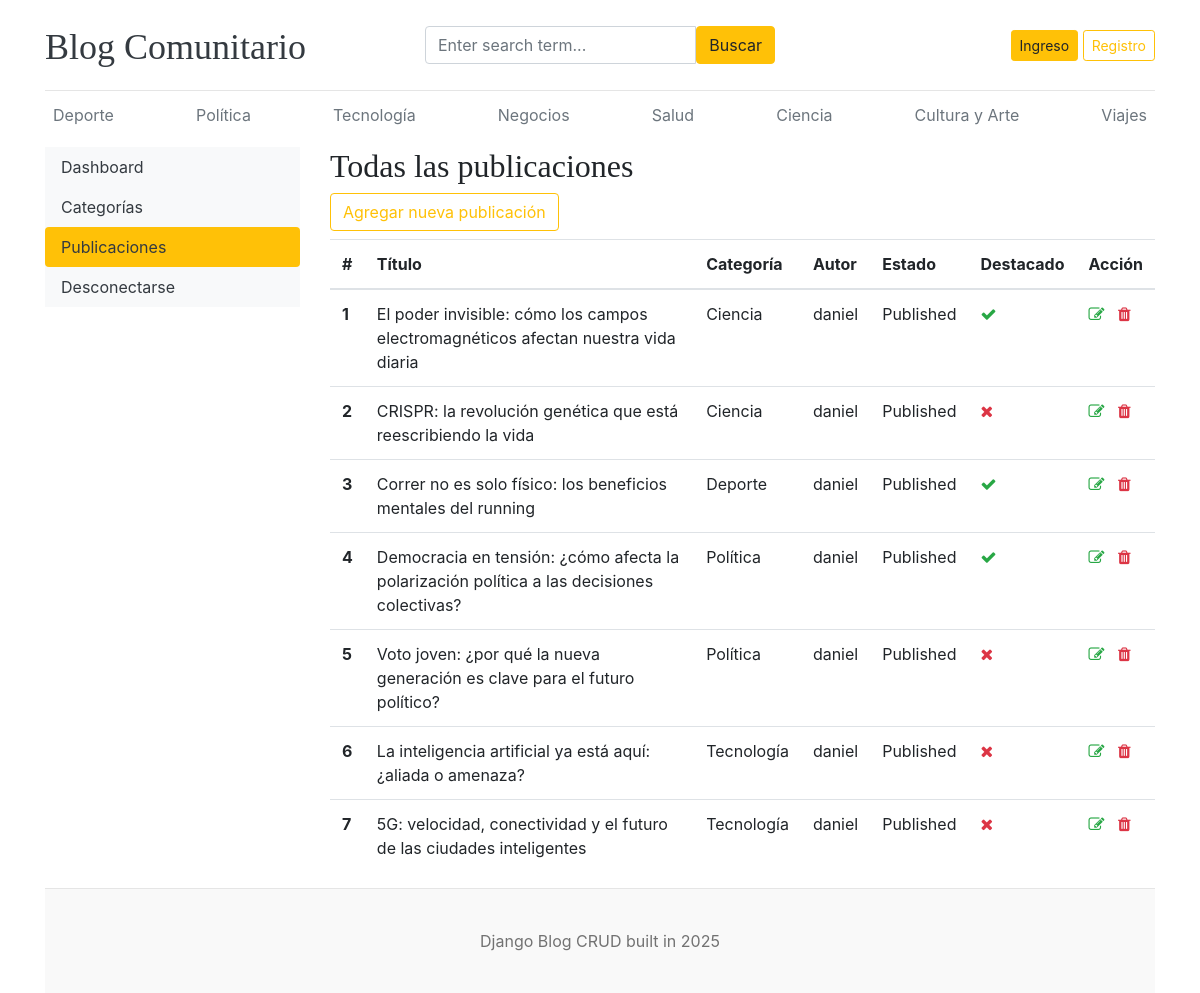
The app's page /dashboard/posts/ with its own data.
### blogs/models.py (models this page shows, shortened)
class Category(models.Model):
    category_name = models.CharField(max_length=50, unique=True)
    created_at = models.DateTimeField(auto_now_add=True)
    updated_at = models.DateTimeField(auto_now=True)
    class Meta:
        verbose_name_plural = "Categories"
    def __str__(self):
        return self.category_name

class Blog(models.Model):
    title = models.CharField(max_length=100)
    slug = models.SlugField(max_length=150, unique=True, blank=True)
    category = models.ForeignKey(Category, on_delete=models.CASCADE)
    author = models.ForeignKey(User, on_delete=models.CASCADE)
    featured_image = models.ImageField(upload_to='uploads/%y/%m/%d/')
    short_description = models.TextField(max_length=500)
    blog_body = models.TextField(max_length=2000)
    status = models.CharField(max_length=20, choices=STATUS_CHOICES, default="Draft")
    is_featured = models.BooleanField(default=False)
    created_at = models.DateTimeField(auto_now_add=True)
    updated_at = models.DateTimeField(auto_now=True)

### dashboards/views.py (the view)
# urls.py: path('posts/', views.posts, name='posts'),
def posts(request):
    posts = Blog.objects.all()
    context = {
        'posts': posts,
    }
    return render(request, 'dashboard/posts.html', context)

### blogs/context_processors.py (called while the page is built)
def get_categories(request):
    categories = Category.objects.all()
    return dict(categories=categories)

def get_social_links(request):
    social_links = SocialLink.objects.all()
    return dict(social_links=social_links)

### templates/dashboard/posts.html (shortened to what this page needs)
{% extends 'base.html' %}
{% block content %}
<div class="row">
    {% include 'dashboard/sidebar.html' %}
    <div class="col-md-9">
        <h2>Todas las publicaciones</h2>
        <a href="{% url 'add_post' %}"><button  type="button" class="btn btn-outline-warning mb-2">Agregar nueva publicación</button></a>
        <table class="table table-hover">
            <thead>
                <tr>
                <th>#</th>
                <th>Título</th>
                <th>Categoría</th>
                <th>Autor</th>
                <th>Estado</th>
                <th>Destacado</th>
                <th>Acción</th>
                </tr>
            </thead>
            <tbody>
            {% for post in posts %}
                <tr>
                    <th>{{ forloop.counter }}</th>
                    <td>{{ post.title }}</td>
                    <td>{{ post.category }}</td>
                    <td>{{ post.author }}</td>
                    <td>{{ post.status }}</td>
                    <td>{% if post.is_featured %}<i class="fa fa-check text-success"></i>{% else %}<i class="fa fa-times text-danger"></i>{% endif %}</td>
                    <td>
                        <a href="{% url 'edit_post' post.id %}"><i class="fa fa-edit text-success"></i></a>
                        <a href="{% url 'delete_post' post.id %}"><i class="fa fa-trash text-danger"></i></a>
                    </td>
                </tr>
            {% endfor %}
            </tbody>
        </table>
    </div>
</div>
{% endblock %}

### templates/base.html (shortened to what this page needs)
{% load static %}
<!DOCTYPE html>
<html lang="en">
<head>
    <link href="https://getbootstrap.com/docs/4.0/dist/css/bootstrap.min.css" rel="stylesheet">
    <link href="{% static 'css/blog.css' %}" rel="stylesheet">
    <link rel="stylesheet" href="https://cdnjs.cloudflare.com/ajax/libs/font-awesome/4.7.0/css/font-awesome.min.css">
  </head>
<body>
    <div class="container">
      <header class="blog-header py-3">
        <div class="row flex-nowrap justify-content-between align-items-center">
          <div class="col-4 pt-1">
            <a class="blog-header-logo text-dark" href="/">Blog Comunitario</a>
          </div>
          <div class="col-4">
            <form action="{% url 'search' %}" method="GET">
              <div class="input-group">
                <input class="form-control" type="text" name="keyword" value="{{ keyword }}" placeholder="Enter search term..." aria-label="Enter search term..." aria-describedby="button-search" />
                <button type="submit" class="btn btn-warning" id="button-search" type="button">Buscar</button>
              </div>
            </form>
          </div>
          <div class="col-4 d-flex justify-content-end align-items-center">
            {% if not user.is_authenticated %}
            <a class="btn btn-sm btn-warning" href="{% url 'login' %}">Ingreso</a> &nbsp;
            <a class="btn btn-sm btn-outline-warning" href="{% url 'register' %}">Registro</a>
            {% else %}
            <span><a href="{% url 'dashboard' %}" class="text-dark">Panel de Control</a></span>
            &emsp;
            <span><a href="{% url 'logout' %}" class="text-dark">Cerrar Sesión</a></span>
            {% endif %}
          </div>
        </div>
      </header>
      <div class="nav-scroller py-1 mb-2">
        <nav class="nav d-flex justify-content-between">
          {% for cat in categories %}
          <a class="p-2 text-muted" href="{% url 'posts_by_category' cat.id %}">{{ cat.category_name}}</a>
          {% endfor %}
        </nav>
      </div>
{% block content %}
{% endblock %}
 <footer class="blog-footer">
  <p>Django Blog CRUD built in 2025 </p>
</footer>
</body>
</html>

### blog_main/static/css/blog.css (style rules this page uses)
.blog-header { border-bottom: 1px solid #e5e5e5; }
.blog-header-logo { font-family: "Playfair Display", Georgia, "Times New Roman", serif; font-size: 2.25rem; }
h1, h2, h3, h4, h5, h6 { font-family: "Playfair Display", Georgia, "Times New Roman", serif; }
.blog-footer { padding: 2.5rem 0; color: #727272; text-align: center; background-color: #f9f9f9; border-top: .05rem solid #e5e5e5; }
.blog-footer p:last-child { margin-bottom: 0; }

### records on screen
Category: category_name "Deporte"
Category: category_name "Política"
Category: category_name "Tecnología"
Category: category_name "Negocios"
Category: category_name "Salud"
Category: category_name "Ciencia"
Category: category_name "Cultura y Arte"
Category: category_name "Viajes"
Blog: title "El poder invisible: cómo los campos electromagnéticos afectan nuestra vida diaria", category "Ciencia", author "daniel", status "Published", is_featured True (drawn)
Blog: title "CRISPR: la revolución genética que está reescribiendo la vida", category "Ciencia", author "daniel", status "Published", is_featured False (drawn)
Blog: title "Correr no es solo físico: los beneficios mentales del running", category "Deporte", author "daniel", status "Published", is_featured True (drawn)
Blog: title "Democracia en tensión: ¿cómo afecta la polarización política a las decisiones colectivas?", category "Política", author "daniel", status "Published", is_featured True (drawn)
Blog: title "Voto joven: ¿por qué la nueva generación es clave para el futuro político?", category "Política", author "daniel", status "Published", is_featured False (drawn)
Blog: title "La inteligencia artificial ya está aquí: ¿aliada o amenaza?", category "Tecnología", author "daniel", status "Published", is_featured False (drawn)
Blog: title "5G: velocidad, conectividad y el futuro de las ciudades inteligentes", category "Tecnología", author "daniel", status "Published", is_featured False (drawn)
